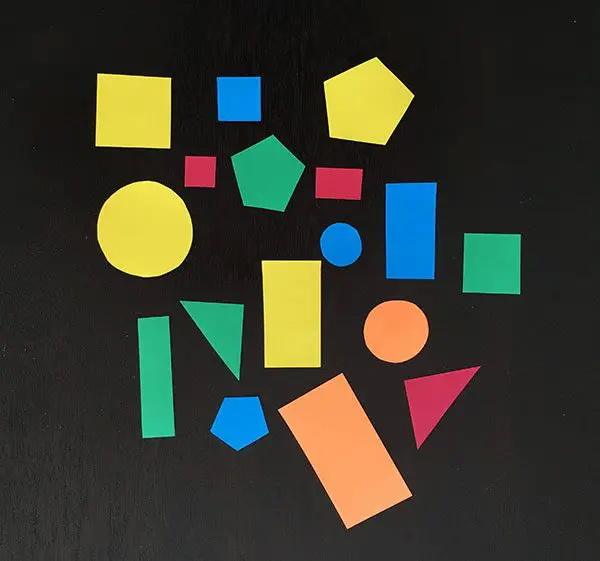
#> input picture Assignment 3/image 3.jpg, 600 x 561 px
$ jupyter execute Q3.ipynb
#> lines starting #> are read from the running program, lines starting #| are printed output that depends on the picture; after the words box and inside, x2 and y2 are one past the last pixel; in counts of white or black regions, pixels touching at a corner belong together
#> further down, image is the input picture: shape (561, 600, 3); mean B, G, R 47.1, 60, 58.4
# 1.Importing libraries

[cell 1]
import cv2
import numpy as np
import matplotlib.pyplot as plt

[cell 2]
def detect_circles(image):
    '''
    Returns the image with detected circles highlighted.

    Parameters:
        image (numpy.ndarray): The input image.

    Returns:
        out_img (numpy.ndarray): The result image with circles highlighted.
    '''
    out_img = image.copy()

    # Convert to grayscale for circle detection
    gray = cv2.cvtColor(out_img, cv2.COLOR_BGR2GRAY)
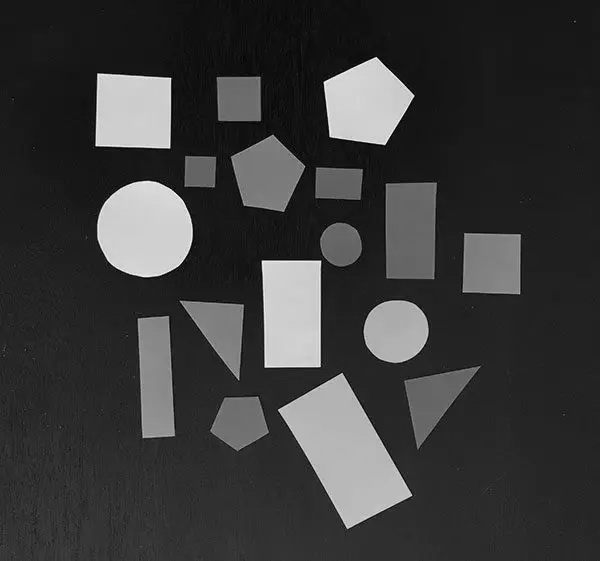
#> gray: shape (561, 600); min 0, max 246, mean 58.1
    gray = cv2.GaussianBlur(gray, (3, 3), 1)

    # Detect circles using HoughCircles
    detected_circles = cv2.HoughCircles(
        gray,
        cv2.HOUGH_GRADIENT,
        dp=1,
        minDist=20,
        param1=50,
        param2=30,
        minRadius=1,
        maxRadius=100
    )
#> detected_circles = [[395.5, 330.5, 31.8], [146.5, 228.5, 48.6], [340.5, 244.5, 21.2]]

    # Draw detected circles on the output image
    if detected_circles is not None:
        detected_circles = np.uint16(np.around(detected_circles))
#> detected_circles = [[396, 330, 32], [146, 228, 49], [340, 244, 21]]
        for x, y, r in detected_circles[0, :]:
            # Draw the outer circle in white
            cv2.circle(out_img, (x, y), r, (255, 255, 255), 2)
            # Draw the center of the circle in red
            cv2.circle(out_img, (x, y), 2, (0, 0, 255), 3)
#> this loop made 3 passes
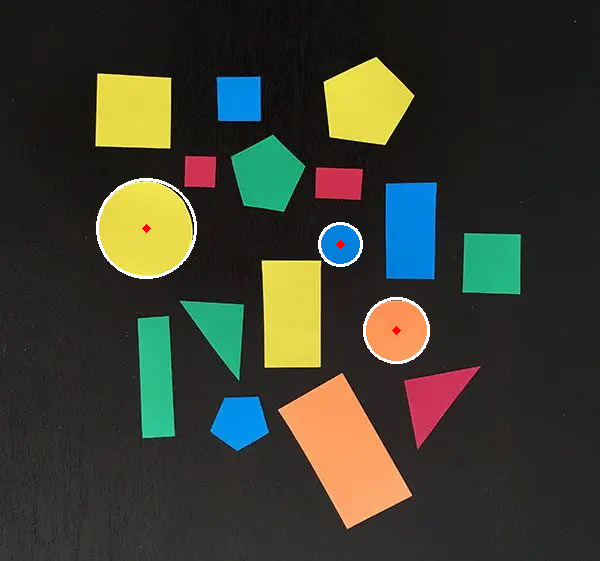
#> out_img: shape (561, 600, 3); 0.61% of pixels changed, all inside (x1, y1, x2, y2) = (96, 178, 430, 364)

    return out_img

[cell 3]
# Load the image in RGB
image = cv2.imread('image 3.jpg')

# Apply the detect_circles function
detected_image = detect_circles(image)

# Display images side-by-side
plt.figure(figsize=(15, 10))

# Original image
plt.subplot(1, 2, 1)
plt.imshow(cv2.cvtColor(image, cv2.COLOR_BGR2RGB))
plt.title('Source', fontsize=30)
plt.axis('off')

# Image with detected circles
plt.subplot(1, 2, 2)
plt.imshow(cv2.cvtColor(detected_image, cv2.COLOR_BGR2RGB))
plt.title('Detected Circles', fontsize=30)
plt.axis('off')

# Show the plot
plt.tight_layout()
plt.show()
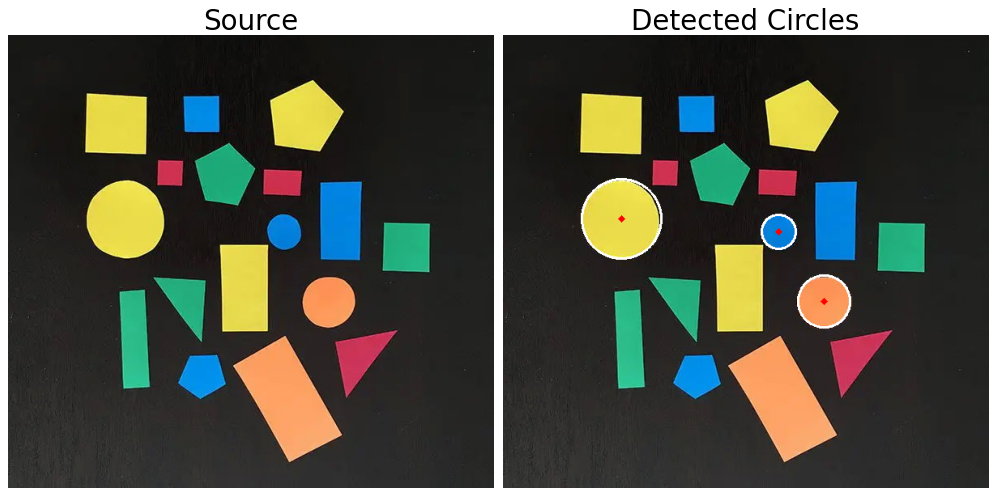
#> figure drawn by matplotlib, 2 panels

$ run again, with Assignment 3/image 1.jpg copied over Assignment 3/image 3.jpg
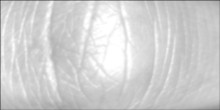
#> input picture Assignment 3/image 1.jpg, 220 x 110 px
#> image is the input picture: shape (110, 220, 3); min 76, max 255, mean 209
#> in detect_circles, `detected_circles = cv2.HoughCircles( gray, cv2.HOUGH_GRADIENT, dp=1, m..`: detected_circles = [[71.5, 57.5, 57], [123.5, 48.5, 48.6], [47.5, 47.5, 43.6], [136.5, 64.5, 43.4], [112.5, 68.5, 39.7], [71.5, 24.5, 41.6], [139.5, 31.5, 31.5], [104.5, 31.5, 25.2], [52.5, 68.5, 27.2], [37.5, 27.5, 17.4], [88.5, 74.5, 15.2]]
#> in detect_circles, `detected_circles = np.uint16(np.around(detected_circles))`: detected_circles = [[72, 58, 57], [124, 48, 49], [48, 48, 44], [136, 64, 43], [112, 68, 40], [72, 24, 42], [140, 32, 32], [104, 32, 25], [52, 68, 27], [38, 28, 17], [88, 74, 15]]
#> the loop in detect_circles, `for x, y, r in detected_circles[0, :]:` made 11 passes
#> after the loop in detect_circles, `for x, y, r in detected_circles[0, :]:`:
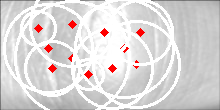
#> out_img: shape (110, 220, 3); mean B, G, R 215.3, 215.3, 219.3
#> `plt.show()`:
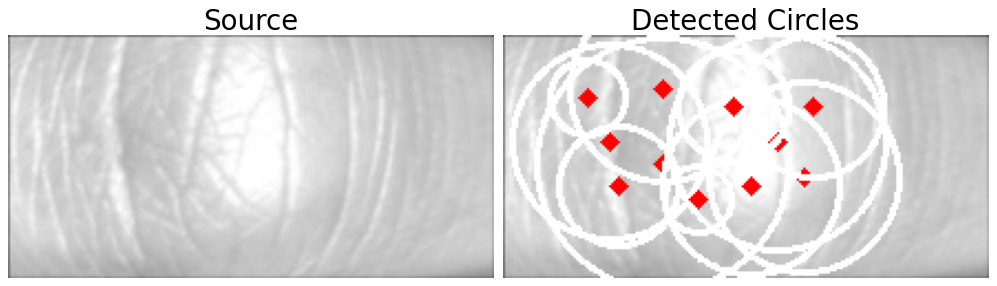
#> figure drawn by matplotlib, 2 panels
